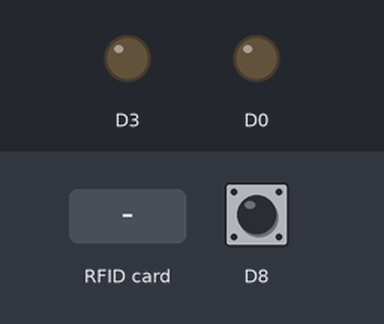
Bench run of a sketch on a simulated ESP8266 (NodeMCU). Shown: output pins drawn as LEDs (lit = HIGH). The inputs (shaded band) are chosen by the test bench; at power-on: D8 HIGH. WiFi joins after 1.5 s; servers stay silent unless stated; what the sketch prints to the serial monitor is not drawn.

Above: at 0.0 s.
At 2.7 s:
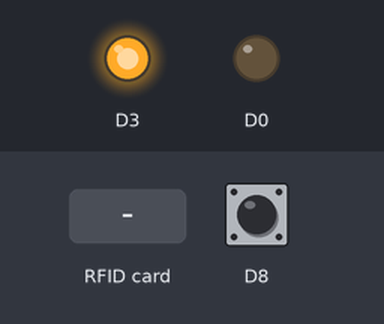
2.8 s: RFID card 5E 7A 19 C4 held to the reader
Timing chart, 0 to 5.8 s (numbered marks = the images above; inputs shaded):
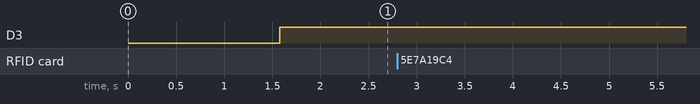

The sketch:

NodeMcuMfrc522-Sockets.ino
```cpp
#include <ESP8266WiFi.h>

///
#include <SPI.h>
#include <MFRC522.h>

#define SS_PIN D2
#define RST_PIN D1
MFRC522 mfrc522(SS_PIN, RST_PIN);  // Create MFRC522 instance.

int readsuccess;
byte readcard[4];
char str[32] = "";
String StrUID;
String Rfid = "vazio";
String teste;

///

#define NAME "LoginWifi"
#define PASS "PasswordWifi"

const char* host = "192.168.0.100";


WiFiClient client;

void setup() {
  Serial.begin(115200);

  pinMode(D8,INPUT);
  pinMode(D3,OUTPUT);
  pinMode(D0,OUTPUT);
//
SPI.begin();      // Init SPI bus
  mfrc522.PCD_Init(); // Init MFRC522 card
  Serial.println("Scan PICC to see UID...");

  //
  Serial.println();

  /* Set Client up as station */
  WiFi.mode(WIFI_STA);

  WiFi.begin(NAME, PASS);

  /* Connect to the network */
  Serial.print("Connecting");
  while(WiFi.status() != WL_CONNECTED)
  {
    delay(500);
    Serial.print(".");
  }
  Serial.println();

  Serial.print("Connected, IP address: ");
  Serial.println(WiFi.localIP());

}

void handleUIDResult() {
  readsuccess = getid();

  if(readsuccess) {

    //client.println("text/plane", StrUID); //--> Send Temperature value only to client ajax request

    Serial.println(StrUID);
    Serial.println("");
    Serial.println("Please tag a card or keychain to see the UID !");
    Serial.println("");
    //digitalWrite(ON_Board_LED, HIGH); //--> Led on board is turned off as an indicator that the UID has been printed
  }
}


int getid() {
  if(!mfrc522.PICC_IsNewCardPresent()) {
    return 0;
  }
  if(!mfrc522.PICC_ReadCardSerial()) {
    return 0;
  }

  digitalWrite(D0,HIGH);
  Serial.println("THE UID OF THE SCANNED CARD IS:");

  for(int i=0;i<4;i++){
    readcard[i]=mfrc522.uid.uidByte[i]; //storing the UID of the tag in readcard
    array_to_string(readcard, 4, str);
    StrUID = str;
  }
  digitalWrite(D0,LOW);
  digitalWrite(D3,LOW);
  mfrc522.PICC_HaltA();
  return 1;
}

void loop() {
//
readsuccess = getid();

  if(readsuccess) {
    Serial.println(StrUID);
    Serial.println("");
  }
if(digitalRead(D8)==0)
    {

    }
    else
    {
      digitalWrite(D3,HIGH);
      Serial.println("Button pressed");
      teste = "teste";
    }

///
  if (client.connect(host, 3090))
  {

    Serial.print("Connected to: ");
    Serial.println(host);

    /* Send "connected" to the server so it knows we are ready for data */
    if(StrUID != Rfid){
      Rfid = StrUID;
       client.println(StrUID);
    }else if(digitalRead(D8)!=0){
      client.println(teste);
    }else{
      client.println();
    }
    //client.println(StrUID); //USE client.println()!!
    Serial.println("Host message: \n");

    /* Wait for data for 5 seconds at most before timing out */
    unsigned long timeout = millis();
    while(client.available() == 0)
    {
      if(millis() - timeout > 5000)
      {
        Serial.println("Timeout to server!");
        break;
      }
    }

    /* Read in the data in the stream */
    while(client.available() > 0)
    {
      Serial.println(client.readStringUntil('\n'));
    }
    client.stop();
  }
  else
  {
    client.stop();
  }
  delay(1000);
}


// --------------------------------------------------------------------
void array_to_string(byte array[], unsigned int len, char buffer[]) {
    for (unsigned int i = 0; i < len; i++)
    {
        byte nib1 = (array[i] >> 4) & 0x0F;
        byte nib2 = (array[i] >> 0) & 0x0F;
        buffer[i*2+0] = nib1  < 0xA ? '0' + nib1  : 'A' + nib1  - 0xA;
        buffer[i*2+1] = nib2  < 0xA ? '0' + nib2  : 'A' + nib2  - 0xA;
    }
    buffer[len*2] = '\0';
}
```
